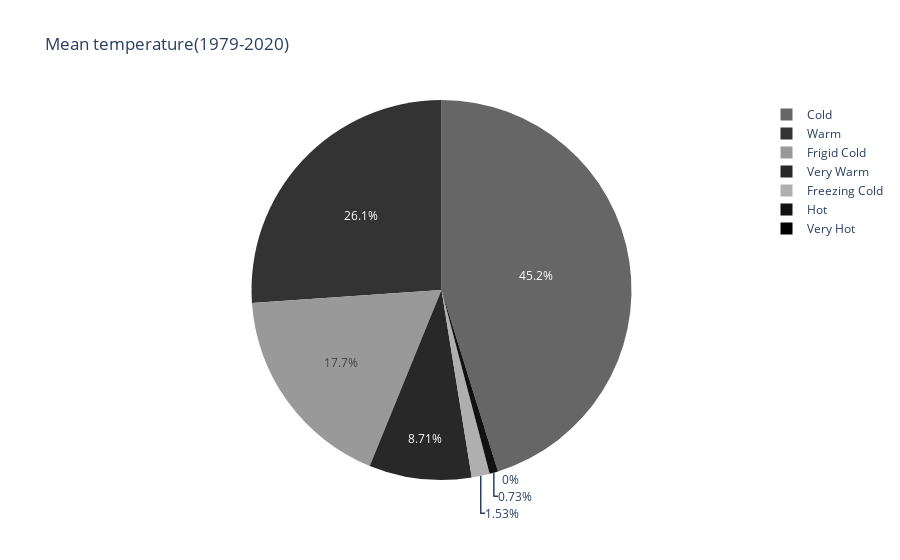

This figure's notebook cell:
### Markdown cell above
#### Pie Chart of Temperature Distribution

### Code cell
temp_ranges = {'Freezing Cold': (-float('inf'), 0), 'Frigid Cold': (0, 6), 'Cold': (6, 14), 'Warm': (14, 19), 
               'Very Warm': (19, 24), 'Hot': (24, 34), 'Very Hot': (34, float('inf'))}

london_temp = df1.groupby(pd.cut(df['mean_temp'], 
                                bins=[-float('inf')]+[i[1] for i in temp_ranges.values()], 
                                labels=temp_ranges.keys())).size().to_dict()
colors = {'Freezing Cold': '#afafaf', 'Frigid Cold': '#999999', 'Cold': '#666666', 'Warm': '#333333',
          'Very Warm': '#282828', 'Hot': '#111111', 'Very Hot': '#000000'}

fig = go.Figure(data=[go.Pie(labels=list(london_temp.keys()), values=list(london_temp.values()),
                             marker=dict(colors=list(colors.values())))])
fig.update_layout(title='Mean temperature(1979-2020)')
fig.show()

### Figure 1 — Plotly figure (JSON) as saved in the notebook; plotly's stock layout.template omitted (floating-point values rounded to 4 significant figures)
{"data": [{"labels": ["Freezing Cold", "Frigid Cold", "Cold", "Warm", "Very Warm", "Hot", "Very Hot"], "marker": {"colors": ["#afafaf", "#999999", "#666666", "#333333", "#282828", "#111111", "#000000"]}, "type": "pie", "values": [235, 2723, 6933, 4002, 1336, 112, 0]}], "layout": {"title": {"text": "Mean temperature(1979-2020)"}}}
